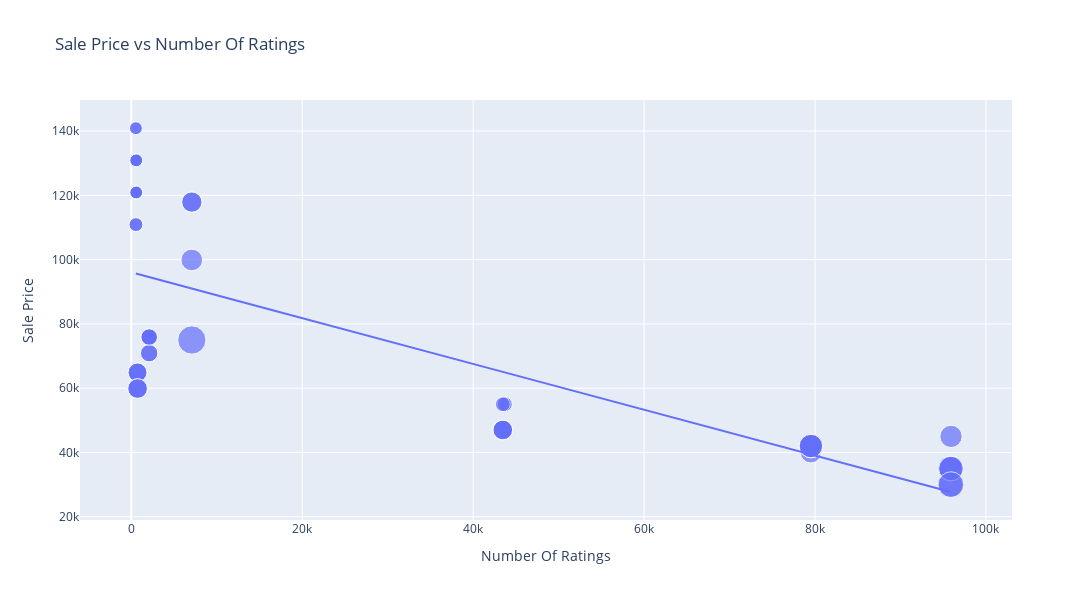

The code cell stored with this chart in its notebook:
### Markdown cell above
### What is the relationship between the sale price and the number of ratings?

### Code cell
# 4.What is the relationship between the sale price and the number of ratings?
# plot a scatter plot of the sale price and the number of ratings
fig = px.scatter(df, y='Sale Price', x='Number Of Ratings', size='Discount Percentage' , trendline='ols', title='Sale Price vs Number Of Ratings')
fig.update_layout(width=1200, height=600)
fig.show()

# Save the plot as an img in notebook
from IPython.display import Image , display
display(Image(filename='sale_price_vs_number_of_ratings.png'))

### Figure 1 — Plotly figure (JSON) as saved in the notebook; plotly's stock layout.template omitted (floating-point values rounded to 4 significant figures)
{"data": [{"hovertemplate": "Number Of Ratings=%{x}<br>Sale Price=%{y}<br>Discount Percentage=%{marker.size}<extra></extra>", "legendgroup": "", "marker": {"color": "#636efa", "size": [0, 0, 0, 0, 0, 0, 0, 0, 0, 20, 16, 20, 20, 20, 0, 0, 0, 0, 29, 15, 0, 15, 17, 18, 6, 6, 13, 6, 14, 10, 7, 6, 6, 13, 13, 10, 10, 6, 14, 6, 10, 6, 11, 11, 10, 14, 7, 6, 6, 6, 8, 8, 24, 22, 22, 22, 8, 24, 14, 14, 14, 14], "sizemode": "area", "sizeref": 0.0725, "symbol": "circle"}, "mode": "markers", "name": "", "orientation": "v", "showlegend": false, "type": "scatter", "x": [3431, 3431, 3431, 11202, 11202, 3431, 3431, 11202, 1454, 79512, 79512, 79582, 79512, 79512, 1078, 1078, 1078, 1078, 7088, 7088, 1078, 7088, 7081, 95909, 542, 580, 740, 545, 740, 2101, 545, 580, 580, 730, 730, 2101, 2101, 580, 740, 580, 2092, 545, 2101, 2092, 2101, 740, 545, 580, 580, 580, 43707, 43707, 95807, 95909, 95807, 95909, 43470, 95909, 43470, 43470, 43470, 43470], "xaxis": "x", "y": [49900, 84900, 84900, 77000, 77000, 49900, 49900, 77000, 89900, 41999, 39999, 41999, 41999, 41999, 131900, 117100, 131900, 117100, 74999, 117900, 117100, 117900, 99900, 44999, 140900, 130900, 64900, 120900, 59900, 75900, 110900, 130900, 120900, 64900, 64900, 75900, 75900, 120900, 59900, 120900, 75900, 140900, 70900, 70900, 75900, 59900, 110900, 120900, 130900, 130900, 54999, 54999, 29999, 34999, 34999, 34999, 54999, 29999, 46999, 46999, 46999, 46999], "yaxis": "y"}, {"hovertemplate": "<b>OLS trendline</b><br>Sale Price = -0.712783 * Number Of Ratings + 96054.8<br>R<sup>2</sup>=0.492139<br><br>Number Of Ratings=%{x}<br>Sale Price=%{y} <b>(trend)</b><extra></extra>", "legendgroup": "", "marker": {"color": "#636efa", "symbol": "circle"}, "mode": "lines", "name": "", "showlegend": false, "type": "scatter", "x": [542, 545, 545, 545, 545, 580, 580, 580, 580, 580, 580, 580, 580, 730, 730, 740, 740, 740, 740, 1078, 1078, 1078, 1078, 1078, 1454, 2092, 2092, 2101, 2101, 2101, 2101, 2101, 3431, 3431, 3431, 3431, 3431, 7081, 7088, 7088, 7088, 11202, 11202, 11202, 43470, 43470, 43470, 43470, 43470, 43707, 43707, 79512, 79512, 79512, 79512, 79582, 95807, 95807, 95909, 95909, 95909, 95909], "xaxis": "x", "y": [95670.0, 95670.0, 95670.0, 95670.0, 95670.0, 95640.0, 95640.0, 95640.0, 95640.0, 95640.0, 95640.0, 95640.0, 95640.0, 95530.0, 95530.0, 95530.0, 95530.0, 95530.0, 95530.0, 95290.0, 95290.0, 95290.0, 95290.0, 95290.0, 95020.0, 94560.0, 94560.0, 94560.0, 94560.0, 94560.0, 94560.0, 94560.0, 93610.0, 93610.0, 93610.0, 93610.0, 93610.0, 91010.0, 91000.0, 91000.0, 91000.0, 88070.0, 88070.0, 88070.0, 65070.0, 65070.0, 65070.0, 65070.0, 65070.0, 64900.0, 64900.0, 39380.0, 39380.0, 39380.0, 39380.0, 39330.0, 27770.0, 27770.0, 27690.0, 27690.0, 27690.0, 27690.0], "yaxis": "y"}], "layout": {"height": 600, "legend": {"itemsizing": "constant", "tracegroupgap": 0}, "title": {"text": "Sale Price vs Number Of Ratings"}, "width": 1200, "xaxis": {"anchor": "y", "domain": [0, 1], "title": {"text": "Number Of Ratings"}}, "yaxis": {"anchor": "x", "domain": [0, 1], "title": {"text": "Sale Price"}}}}
